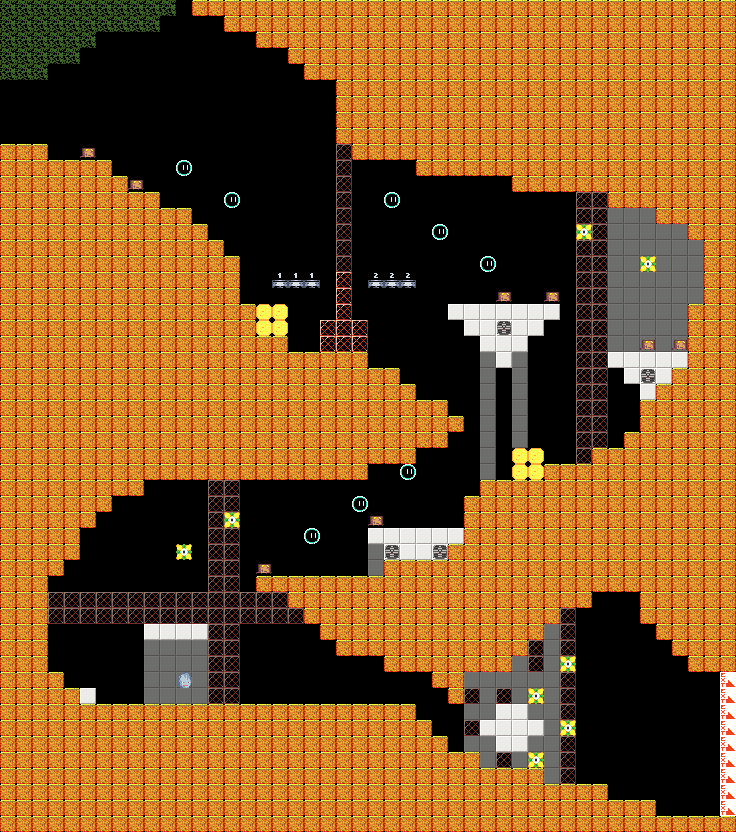

Tiled map render using the project's own tile images. Description and the map definition, with tile-layer contents summarised, below:
An orthogonal 46x52 tile map with 16x16 px tiles, 2 tile layers (Maps, EnemyLayer), 2 tilesets.

<map version="1.2" tiledversion="1.2.1" orientation="orthogonal" renderorder="right-down" width="46" height="52" tilewidth="16" tileheight="16" infinite="0" nextlayerid="3" nextobjectid="1">
 <tileset firstgid="1" source="TerrainSample.tsx" />
 <tileset firstgid="65" source="EnemyTile.tsx" />
 <layer id="1" name="Maps" width="46" height="52">
  <data>[2392 cells, 1665 non-empty, 11 distinct tile ids]</data>
 </layer>
 <layer id="2" name="EnemyLayer" width="46" height="52">
  <data>[2392 cells, 25 non-empty, 4 distinct tile ids]</data>
 </layer>
</map>
